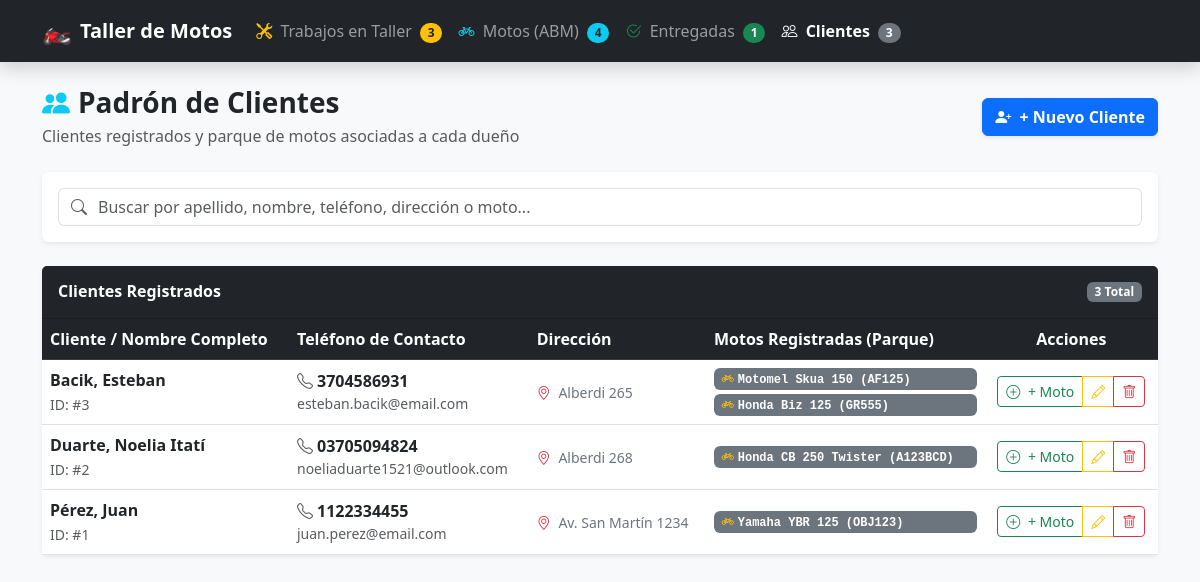
The page /clientes.php on the database its author committed.
### tables this page shows
CREATE TABLE IF NOT EXISTS `clientes` (
  `id_cliente` INT AUTO_INCREMENT PRIMARY KEY,
  `nombre` VARCHAR(100) NOT NULL,
  `apellido` VARCHAR(100) NOT NULL,
  `telefono` VARCHAR(20) NOT NULL,
  `email` VARCHAR(100) NULL,
  `direccion` VARCHAR(200) NULL,
  `fecha_registro` TIMESTAMP DEFAULT CURRENT_TIMESTAMP
);

### clientes.php (the view, shortened to what this page needs)
<?php
require_once 'conexion.php';
$sqlClientes = "SELECT c.*,
                COUNT(m.id_moto) AS total_motos,
                GROUP_CONCAT(CONCAT(m.marca, ' ', m.modelo, ' (', m.patente, ')') SEPARATOR '||') AS detalle_motos
                FROM clientes c
                LEFT JOIN motos m ON c.id_cliente = m.id_cliente
                GROUP BY c.id_cliente
                ORDER BY c.apellido ASC, c.nombre ASC";
$stmt = $pdo->query($sqlClientes);
$clientes = $stmt->fetchAll();
?>
<!DOCTYPE html>
<html lang="es">
<head>
    <link href="https://cdn.jsdelivr.net/npm/bootstrap@5.3.0/dist/css/bootstrap.min.css" rel="stylesheet">
    <link href="https://cdn.jsdelivr.net/npm/bootstrap-icons@1.10.5/font/bootstrap-icons.css" rel="stylesheet">
</head>
<body class="bg-light">
    <?php include 'navbar.php'; ?>
    <div class="container mb-5">
        <div class="d-flex flex-wrap justify-content-between align-items-center mb-4 gap-3">
            <div>
                <h3 class="fw-bold mb-1 text-dark">
                    <i class="bi bi-people-fill me-2 text-info"></i>Padrón de Clientes
                </h3>
                <p class="text-muted mb-0">Clientes registrados y parque de motos asociadas a cada dueño</p>
            </div>
            <div class="d-flex gap-2">
                <a href="nuevo_cliente.php" class="btn btn-primary fw-bold shadow-sm">
                    <i class="bi bi-person-plus-fill me-1"></i> + Nuevo Cliente
                </a>
            </div>
        </div>
        <div class="card shadow-sm border-0 mb-4">
            <div class="card-body p-3">
                <div class="input-group">
                    <span class="input-group-text bg-white border-end-0 text-muted">
                        <i class="bi bi-search"></i>
                    </span>
                    <input type="text" id="buscadorClientes" class="form-control border-start-0 ps-0"
                           placeholder="Buscar por apellido, nombre, teléfono, dirección o moto..." onkeyup="filtrarClientes()">
                </div>
            </div>
        </div>
        <div class="card shadow-sm border-0">
            <div class="card-header bg-dark text-white d-flex justify-content-between align-items-center py-3">
                <h5 class="mb-0 fs-6 fw-bold">Clientes Registrados</h5>
                <span class="badge bg-secondary"><?php echo count($clientes); ?> Total</span>
            </div>
            <div class="card-body p-0">
                <div class="table-responsive">
                    <table class="table table-hover align-middle mb-0">
                        <thead class="table-dark">
                            <tr>
                                <th>Cliente / Nombre Completo</th>
                                <th>Teléfono de Contacto</th>
                                <th>Dirección</th>
                                <th>Motos Registradas (Parque)</th>
                                <th class="text-center">Acciones</th>
                            </tr>
                        </thead>
                        <tbody id="tablaClientes">
                            <?php if (empty($clientes)): ?>
                                <tr>
                                    <td colspan="5" class="text-center py-5 text-muted">
                                        <i class="bi bi-people fs-1 d-block mb-2"></i>
                                        No hay clientes registrados aún.
                                    </td>
                                </tr>
                            <?php else: ?>
                                <?php foreach ($clientes as $c):
                                    $listaMotos = !empty($c['detalle_motos']) ? explode('||', $c['detalle_motos']) : [];
                                ?>
                                    <tr class="fila-cliente" data-search="<?php echo strtolower(htmlspecialchars($c['nombre'] . ' ' . $c['apellido'] . ' ' . $c['telefono'] . ' ' . ($c['direccion'] ?? '') . ' ' . ($c['detalle_motos'] ?? ''))); ?>">
                                        <td>
                                            <div class="fw-bold text-dark fs-6">
                                                <?php echo htmlspecialchars($c['apellido'] . ', ' . $c['nombre']); ?>
                                            </div>
                                            <small class="text-muted">ID: #<?php echo $c['id_cliente']; ?></small>
                                        </td>
                                        <td>
                                            <strong class="text-dark"><i class="bi bi-telephone me-1 text-muted"></i><?php echo htmlspecialchars($c['telefono']); ?></strong>
                                            <?php if (!empty($c['email'])): ?>
                                                <small class="text-muted d-block"><?php echo htmlspecialchars($c['email']); ?></small>
                                            <?php endif; ?>
                                        </td>
                                        <td>
                                            <span class="text-secondary small">
                                                <i class="bi bi-geo-alt me-1 text-danger"></i>
                                                <?php echo !empty($c['direccion']) ? htmlspecialchars($c['direccion']) : '<span class="text-muted fst-italic">No informada</span>'; ?>
                                            </span>
                                        </td>
                                        <td>
                                            <?php if (empty($listaMotos)): ?>
                                                <span class="badge bg-light text-muted border">Sin motos asociadas</span>
                                            <?php else: ?>
                                                <div class="d-flex flex-column gap-1">
                                                    <?php foreach ($listaMotos as $mInfo): ?>
                                                        <span class="badge bg-secondary text-start p-1.5 font-monospace text-truncate" style="max-width: 280px;">
                                                            <i class="bi bi-bicycle me-1 text-warning"></i><?php echo htmlspecialchars($mInfo); ?>
                                                        </span>
                                                    <?php endforeach; ?>
                                                </div>
                                            <?php endif; ?>
                                        </td>
                                        <td class="text-center">
                                            <div class="btn-group btn-group-sm">
                                                <a href="nueva_moto.php?cliente_id=<?php echo $c['id_cliente']; ?>&solo_moto=1" class="btn btn-outline-success" title="Registrar Moto para este cliente">
                                                    <i class="bi bi-plus-circle me-1"></i> + Moto
                                                </a>
                                                <a href="editar_cliente.php?id=<?php echo $c['id_cliente']; ?>" class="btn btn-outline-warning" title="Editar Cliente">
                                                    <i class="bi bi-pencil"></i>
                                                </a>
                                                <a href="eliminar_cliente.php?id=<?php echo $c['id_cliente']; ?>" class="btn btn-outline-danger"
                                                   onclick="return confirm('¿Seguro que deseas eliminar este cliente?');" title="Eliminar Cliente">
                                                    <i class="bi bi-trash"></i>
                                                </a>
                                            </div>
                                        </td>
                                    </tr>
                                <?php endforeach; ?>
                            <?php endif; ?>
                        </tbody>
                    </table>
                </div>
            </div>
        </div>
    </div>
</body>
</html>

### rows shown on the page
clientes: apellido+nombre "Bacik, Esteban", id_cliente "3", telefono "3704586931", email "esteban.bacik@email.com", direccion "Alberdi 265", mInfo "Motomel Skua 150 (AF125)", mInfo "Honda Biz 125 (GR555)"
clientes: apellido+nombre "Duarte, Noelia Itatí", id_cliente "2", telefono "03705094824", email "noeliaduarte1521@outlook.com", direccion "Alberdi 268", mInfo "Honda CB 250 Twister (A123BCD)"
clientes: apellido+nombre "Pérez, Juan", id_cliente "1", telefono "1122334455", email "juan.perez@email.com", direccion "Av. San Martín 1234", mInfo "Yamaha YBR 125 (OBJ123)"

### other values the page prints
$totalActivas "3"
$totalMotos "4"
$totalEntregadas "1"
$totalClientes "3"
count($clientes) "3"
